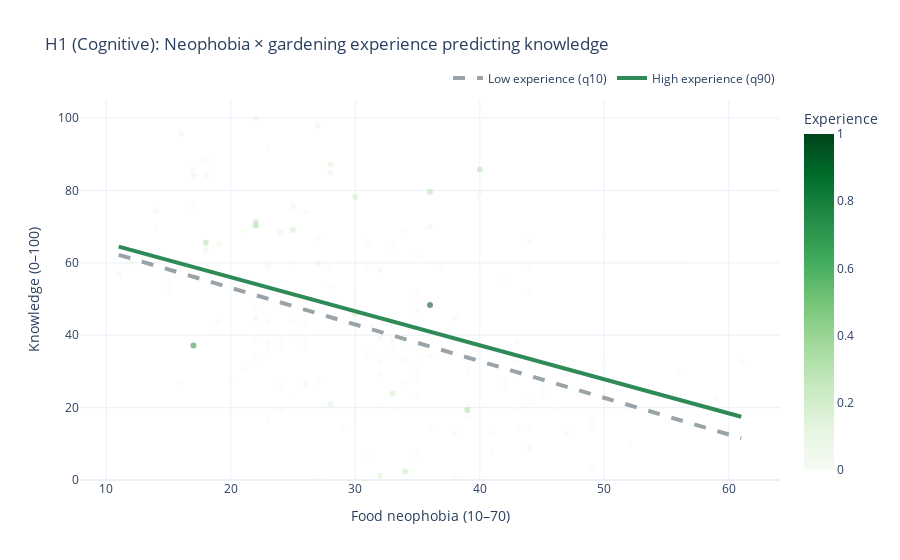

The code cell stored with this chart in its notebook:
### Code cell
if m_h1 is not None:
    fig_h1 = make_real_interaction_plot(
        df_in=df_h1,
        model=m_h1,
        outcome_raw_col="knowledge_index_pca",
        outcome_scaled_col="knowledge_index_0_100",
        title="H1 (Cognitive): Neophobia × gardening experience predicting knowledge",
        y_axis_label="Knowledge (0–100)",
        experience_line_quantiles=(0.1, 0.9),
    )
    fig_h1.show()

    fig_h1.write_html(images_path / "h1_interaction_real.html")
    fig_h1.write_image(images_path / "h1_interaction_real.png", width=900, height=550, scale=3)
    print("Saved h1_interaction_real.html and .png")
